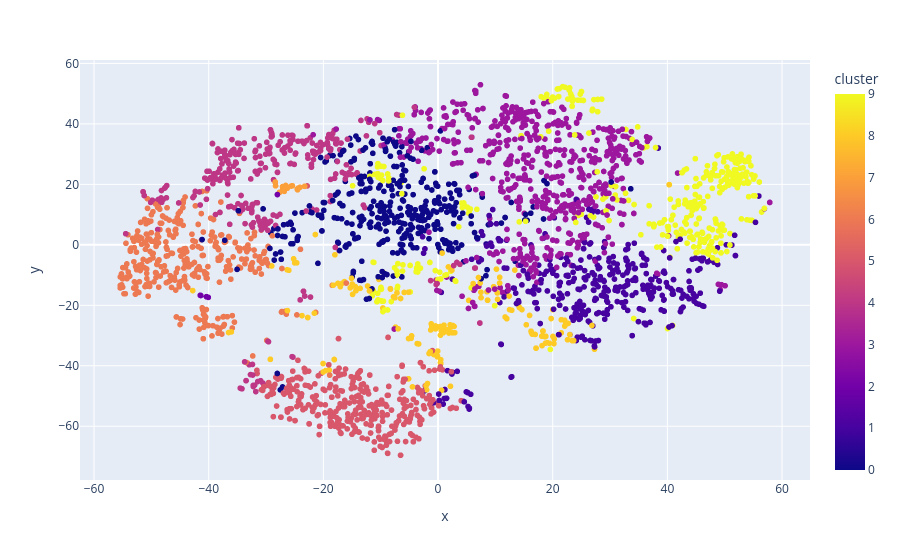

Notebook code for this chart:
### Code cell
from sklearn.manifold import TSNE

tsne_pipeline = Pipeline([('scaler', StandardScaler()), ('tsne', TSNE(n_components=2, verbose=1))])
genre_embedding = tsne_pipeline.fit_transform(X)
projection = pd.DataFrame(columns=['x', 'y'], data=genre_embedding)
projection['genres'] = genre_data['genres']
projection['cluster'] = genre_data['cluster']

fig = px.scatter(
    projection, x='x', y='y', color='cluster', hover_data=['x', 'y', 'genres'])
fig.show()

### Figure 1 — Plotly figure (JSON) as saved in the notebook; plotly's stock layout.template omitted (floating-point values rounded to 4 significant figures; data arrays with more than 128 entries replaced by an {"elided": "..."} marker saying what was removed)
{"data": [{"customdata": {"elided": "2973x1 str values"}, "hovertemplate": "x=%{x}<br>y=%{y}<br>genres=%{customdata[0]}<br>cluster=%{marker.color}<extra></extra>", "legendgroup": "", "marker": {"color": {"elided": "2973 int values"}, "coloraxis": "coloraxis", "symbol": "circle"}, "mode": "markers", "name": "", "showlegend": false, "type": "scattergl", "x": {"elided": "2973 float values"}, "xaxis": "x", "y": {"elided": "2973 float values"}, "yaxis": "y"}], "layout": {"autosize": true, "coloraxis": {"colorbar": {"title": {"text": "cluster"}}, "colorscale": [[0, "#0d0887"], [0.1111, "#46039f"], [0.2222, "#7201a8"], [0.3333, "#9c179e"], [0.4444, "#bd3786"], [0.5556, "#d8576b"], [0.6667, "#ed7953"], [0.7778, "#fb9f3a"], [0.8889, "#fdca26"], [1, "#f0f921"]]}, "legend": {"tracegroupgap": 0}, "margin": {"t": 60}, "xaxis": {"anchor": "y", "autorange": true, "domain": [0, 1], "range": [-62.3, 64.72], "title": {"text": "x"}, "type": "linear"}, "yaxis": {"anchor": "x", "autorange": true, "domain": [0, 1], "range": [-79.08, 62.43], "title": {"text": "y"}, "type": "linear"}}}
